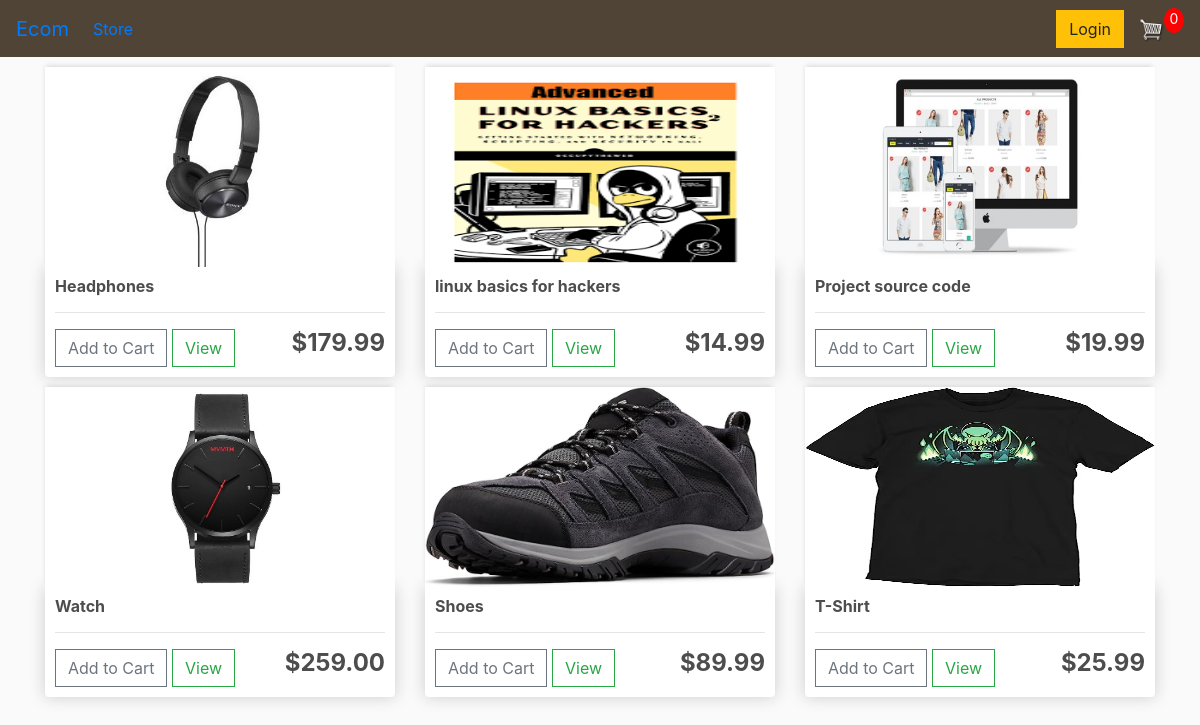
The page / on the database its author committed.
### store/models.py (models this page shows, shortened)
class Product(models.Model):
    name = models.CharField(max_length=200, null=True)
    price = models.DecimalField(max_digits=7, decimal_places=2)
    digital = models.BooleanField(default=False, null=True, blank=False)
    image = models.ImageField(null=True, blank=True)
    @property
    def imageURL(self):
        try:
            url = self.image.url
        except:
            url = ''
        return url

### store/views.py (the view)
# urls.py: path('', include('store.urls'))
def store(request):
    data = cartData(request)
    cartItems = data['cartItems']
    products = Product.objects.all()
    context = {'products': products,'cartItems':cartItems}
    return render(request, 'store/store.html', context)

### store/utils.py (called while the page is built, shortened)
def cookieCart(request):
    try:
        cart = json.loads(request.COOKIES['cart'])
    except:
        cart  = {}
    print('cart',cart)
    items = []
    order = {'get_cart_total':0, 'get_cart_items':0, 'shipping':False}
    cartItems = order['get_cart_items']
    return {'cartItems': cartItems, 'order': order,'items':items }

def cartData(request):
    if request.user.is_authenticated:
        customer = request.user.customer
        order, created = Order.objects.get_or_create(customer=customer, complete=False )
        items = order.orderitem_set.all()
        cartItems = order.get_cart_items
    else:
        cookieData =  cookieCart(request)
        cartItems = cookieData['cartItems']
        order = cookieData['order']
        items = cookieData['items']
    return {'cartItems': cartItems, 'order': order,'items':items }

### store/templates/store/store.html
<!DOCTYPE html>
{% extends 'store/main.html' %}
{% load static %}
{% block content %}
	<div class="row">
		{% for product in products %}
		<div class="col-lg-4">
			<img class="thumbnail" src="{{product.imageURL}}">
			<div class="box-element product">
				<h6><strong>{{ product.name }}</strong></h6>
				<hr>
				<button data-product={{product.id}} data-action="add" class="btn btn-outline-secondary add-btn update-cart">Add to Cart</button>
				<a class="btn btn-outline-success" href="#">View</a>
				<h4 style="display: inline-block; float: right;"><strong>${{ product.price|floatformat:2}}</strong></h4>
			</div>
		</div>
		{% endfor %}
	</div>
{% endblock content %}

### store/templates/store/main.html (shortened to what this page needs)
<!DOCTYPE html>
{% load static %}
<html lang="en">
<head>
    <link rel="stylesheet" href="https://stackpath.bootstrapcdn.com/bootstrap/4.4.1/css/bootstrap.min.css">
    <link rel="stylesheet" href="{% static 'css/main.css' %}">
</head>
<body>
     <nav class="navbar navbar-expand-lg nav-custom">
        <a class="navbar-brand" href="{% url 'store' %}">Ecom</a>
        <div class="collapse navbar-collapse" id="navbarSupportedContent">
            <ul class="navbar-nav mr-auto">
                <li class="nav-item active">
                    <a class="nav-link" href="{% url 'store' %}">Store <span class="sr-only">(current)</span></a>
                </li>
            </div>
        <div class="form-inline my-2 my-lg-0">
                <a href="#"class="btn btn-warning">Login</a>
                <a href="{% url 'cart' %}">
                   <img  id="cart-icon" src="{% static 'images/cart.png' %}">
               </a>
               <p id="cart-total">{{cartItems}}</p>
        </div>
      </nav>
    <div class="container">
        {% block content %}
        {% endblock content %}
    </div>
</body>
</html>

### static/css/main.css (style rules this page uses)
body { background-color: hsl(0, 0%, 98%); }
.nav-custom { background-color: rgb(80, 68, 55); }
h1,h2,h3,h4,h5,h6 { color:hsl(0, 0%, 30%); }
.box-element { box-shadow:hsl(0, 0%, 80%) 0 0 16px; background-color: #fff; border-radius: 4px; padding: 10px; }
.thumbnail { width: 100%; height: 200px; -webkit-box-shadow: -1px -3px 5px -2px rgba(214,214,214,1); -moz-box-shadow: -1px -3px 5px -2px rgba(214,214,214,1); box-shadow: -1px -3px 5px -2px rgba(214,214,214,1); }
.product { border-radius: 0 0 4px 4px; }
#cart-icon { width:25px; display: inline-block; margin-left: 15px; }
#cart-total { display: block; text-align: center; color:#fff; background-color: red; width: 20px; height: 25px; border-radius: 50%; font-size: 14px; }
.col-lg-4, .col-lg-6, .col-lg-8, .col-lg-12 { margin-top: 10px; }
.btn { border-radius: 0; }

### rows shown on the page
Product: imageURL (picture), name "Headphones", price "179.99"
Product: imageURL (picture), name "linux basics for hackers", price "14.99"
Product: imageURL (picture), name "Project source code", price "19.99"
Product: imageURL (picture), name "Watch", price "259.00"
Product: imageURL (picture), name "Shoes", price "89.99"
Product: imageURL (picture), name "T-Shirt", price "25.99"

### other values the page prints
{{ cartItems }} "0"
